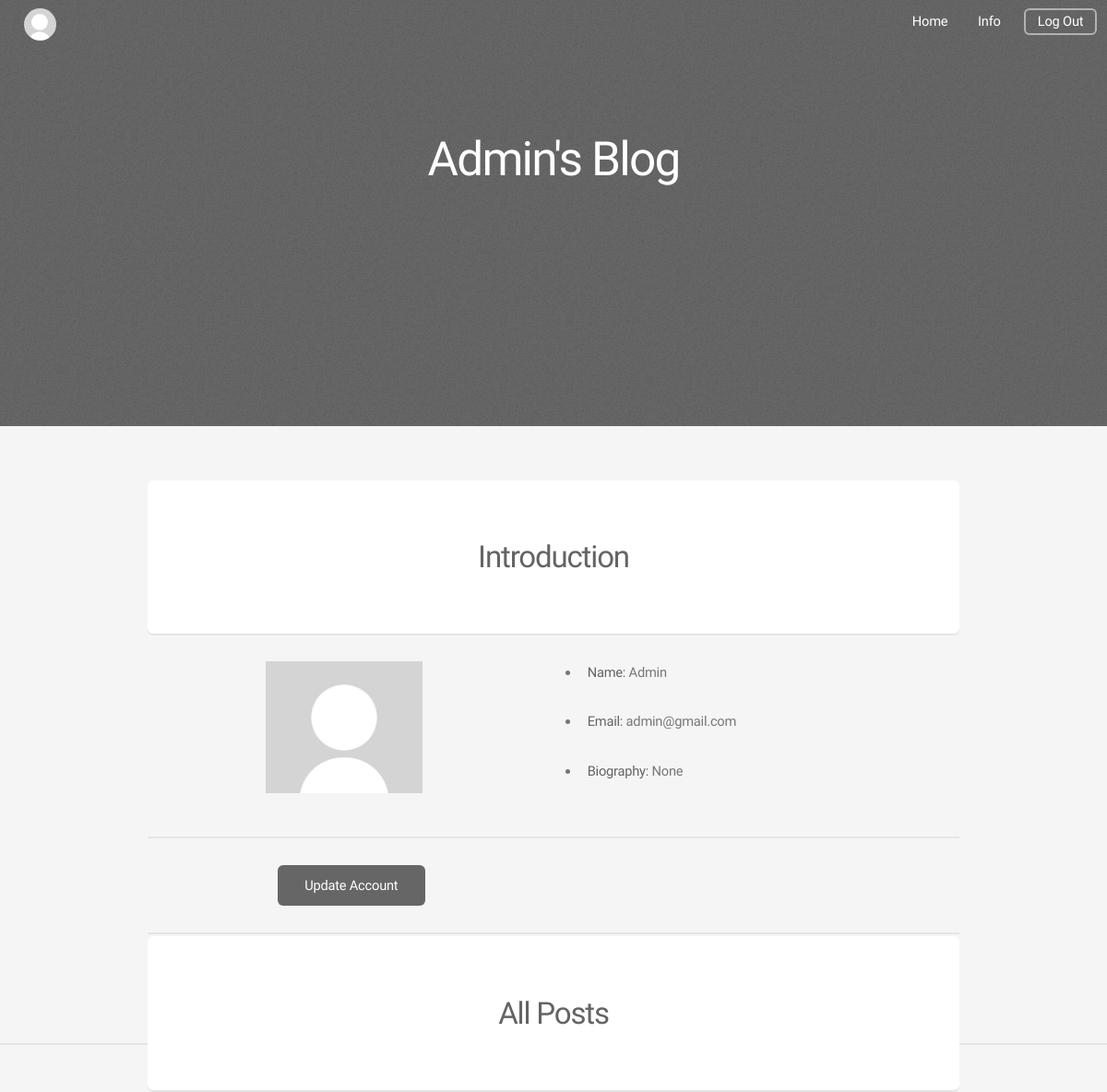
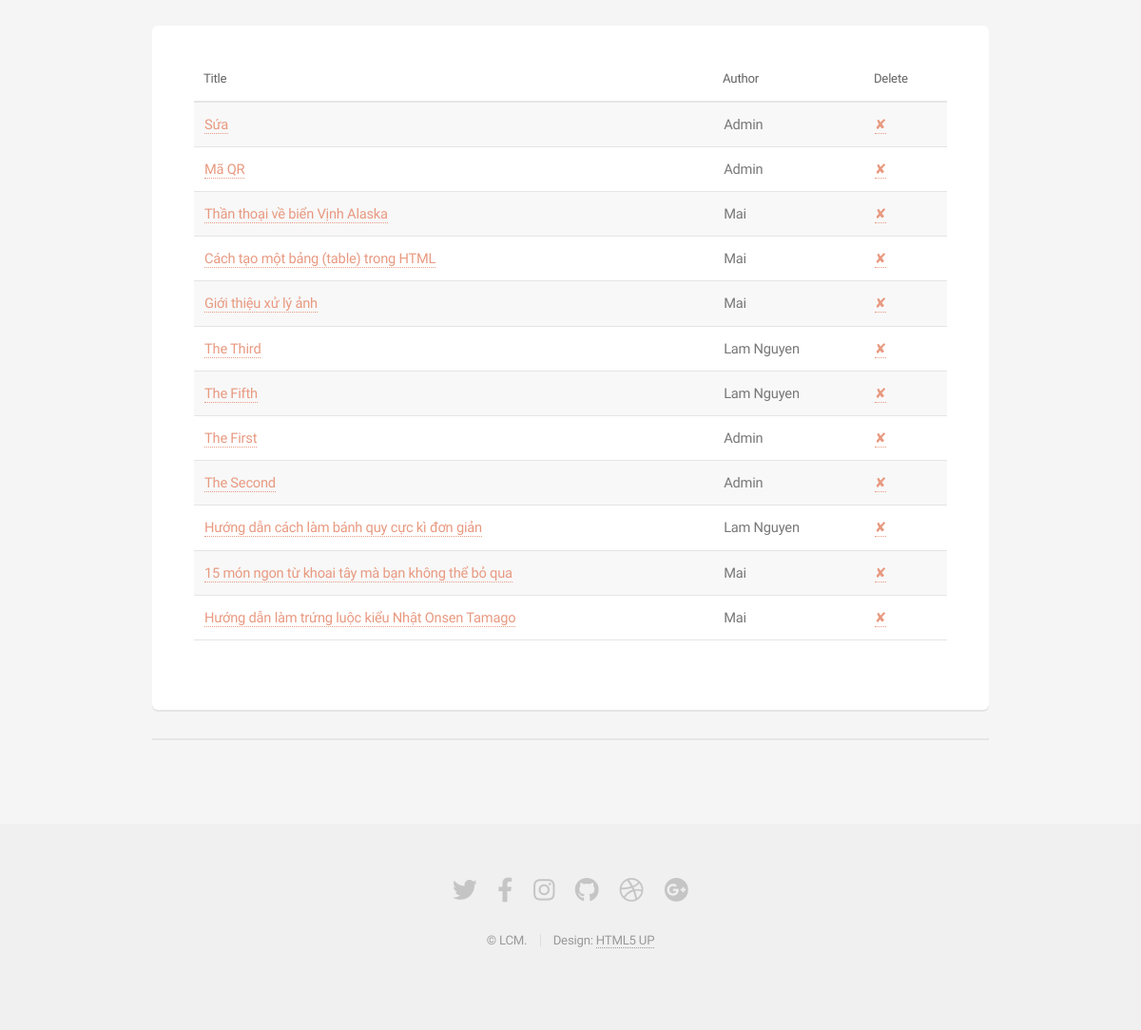
The page /admin (signed in) on the database its author committed (2 pictures, top to bottom).
### blog/model.py (models this page shows, shortened)
class User(db.Model, UserMixin):
    id = db.Column(db.Integer, primary_key=True)
    email = db.Column(db.String(100), unique=True, nullable=False)
    username = db.Column(db.String(100), nullable=False)
    password = db.Column(db.String(100), nullable=False)
    bio = db.Column(db.String(250), default=None)
    avatar = db.Column(db.String(20), default="..\static\default_avatar.png")
    image_cover = db.Column(db.String(20), default="..\static\default_image_cover.jpg")
    rank_id = db.Column(db.Integer, default=2) # except admin, rank_id=1
    user_rela = db.relationship('State', backref=db.backref('user', lazy=True))

class Post(db.Model):
    id = db.Column(db.Integer, primary_key=True)
    title = db.Column(db.String(100), nullable=False)
    content = db.Column(db.Text, nullable=False)
    date = db.Column(db.DateTime, nullable=False, default=datetime.now())
    image_cover = db.Column(db.String(20), default="..\static\default_image_cover.jpg")
    post_rela = db.relationship('State', backref=db.backref('post', lazy=True))

### blog/route.py (the view)
@app.route('/admin')
@login_required
@admin_only
def admin():
    posts = Post.query.order_by(Post.date.desc()).all()
    authors = []
    for post in posts:
        authors.append(get_author(post))
    return render_template('admin_account.html', posts=posts, authors=authors)

### blog/model.py (called while the page is built)
@login_manager.user_loader
def load_user(user_id):
     return User.query.get(int(user_id))

### blog/route.py (called while the page is built)
def admin_only(f):
    @wraps(f)
    def decorated_function(*args, **kwargs):
        if current_user.rank_id != 1:
            return render_template('forbidden.html')
        return f(*args, **kwargs)
    return decorated_function

def get_author(post):
    state = State.query.filter_by(is_author=True, post_id=post.id).first()
    author = User.query.filter_by(id=state.user_id).first()
    return author

### blog/templates/admin_account.html (shortened to what this page needs)
<!DOCTYPE HTML>
<html>
	<head>
		<link rel="stylesheet" href="../static/assets/css/main.css" />
	</head>
	<body class="landing is-preload">
		<div id="page-wrapper">
			<header id="header" class="alt">
				<nav style="top: 0.5em; left: 0.75em; right: auto;">
					<ul>
						<li><a><img src="{{ current_user.avatar }}" class="avatar"></a></li>
					</ul>
				</nav>
				<nav id="nav">
					<ul>
						<li><a href="{{ url_for('home') }}">Home</a></li>
						<li><a href="{{ url_for('admin') }}" class="icon solid">Info</a></li>
						<li><a href="{{ url_for('logout') }}" class="button">Log Out</a></li>
					</ul>
				</nav>
			</header>
			<section id="banner">
				<h2><b style="color: white;">Admin's Blog</b></h2>
			</section>
			<section class="container" id="bio">
				<section class="box special">
					<header class="major">
						<h2>Introduction</h2>
					</header>
				</section>
				<div class="row">
					<div class="col-6 col-6-narrower col-6-mobilep">
						<img src="{{ current_user.avatar }}" width="40%" height="auto" style="position: relative; margin-left: 30%;">
					</div>
					<div class="col-6 col-6-narrower col-6-mobilep">
						<ul>
							<li><p><b>Name: </b> {{ current_user.username  }}</p></li>
							<li><p><b>Email: </b> {{ current_user.email }}</p></li>
							<li><p><b>Biography: </b> {{ current_user.bio }}</p></li>
						</ul>
					</div>
				</div>
				<hr>
				<div class="col-12" style="margin: 0 0 0 16%">
					<ul class="actions">
						<li><a href="{{ url_for('update_account') }}" class="button special">Update Account</a></li>
					</ul>
				</div>
				<hr>
			</section>
			<section id="main" class="container">
				<section class="box special">
					<header class="major">
						<h2>All Posts</h2>
					</header>
				</section>
				<div style="margin: 0%">
					<section class="box">
						<div class="table-wrapper">
							<table>
								<thead>
									<tr>
										<th>Title</th>
										<th>Author</th>
										<th>Delete</th>
									</tr>
								</thead>
								<tbody>
								{% for i in range(posts|length): %}
									<tr>
										<td><a href="{{ url_for('post', post_id=posts[i].id) }}">{{ posts[i].title }}</a></td>
										<td>{{ authors[i].username }}</td>
										<td><a href="{{ url_for('delete_post', post_id=posts[i].id) }}">✘</a></td>
									</tr>
								{% endfor %}
								</tbody>
							</table>
						</div>
					</section>
				</div>
				<hr>
			</section>
			<footer id="footer">
				<ul class="icons">
					<li><a href="#" class="icon brands fa-twitter"><span class="label">Twitter</span></a></li>
					<li><a href="#" class="icon brands fa-facebook-f"><span class="label">Facebook</span></a></li>
					<li><a href="#" class="icon brands fa-instagram"><span class="label">Instagram</span></a></li>
					<li><a href="#" class="icon brands fa-github"><span class="label">Github</span></a></li>
					<li><a href="#" class="icon brands fa-dribbble"><span class="label">Dribbble</span></a></li>
					<li><a href="#" class="icon brands fa-google-plus"><span class="label">Google+</span></a></li>
				</ul>
				<ul class="copyright">
					<li>&copy; LCM.</li><li>Design: <a href="http://html5up.net">HTML5 UP</a></li>
				</ul>
			</footer>
		</div>
	</body>
</html>

### rows shown on the page
User: username "Admin", email "admin@gmail.com", bio "None", username "Admin" "Admin" "Admin" "Admin"
Post: title "Sứa"
Post: title "Mã QR"
Post: title "Thần thoại về biển Vịnh Alaska"
User: username "Mai" "Mai" "Mai" "Mai" "Mai"
Post: title "Cách tạo một bảng (table) trong HTML"
Post: title "Giới thiệu xử lý ảnh"
Post: title "The Third"
User: username "Lam Nguyen" "Lam Nguyen" "Lam Nguyen"
Post: title "The Fifth"
Post: title "The First"
Post: title "The Second"
Post: title "Hướng dẫn cách làm bánh quy cực kì đơn giản"
Post: title "15 món ngon từ khoai tây mà bạn không thể bỏ qua"
Post: title "Hướng dẫn làm trứng luộc kiểu Nhật Onsen Tamago"
